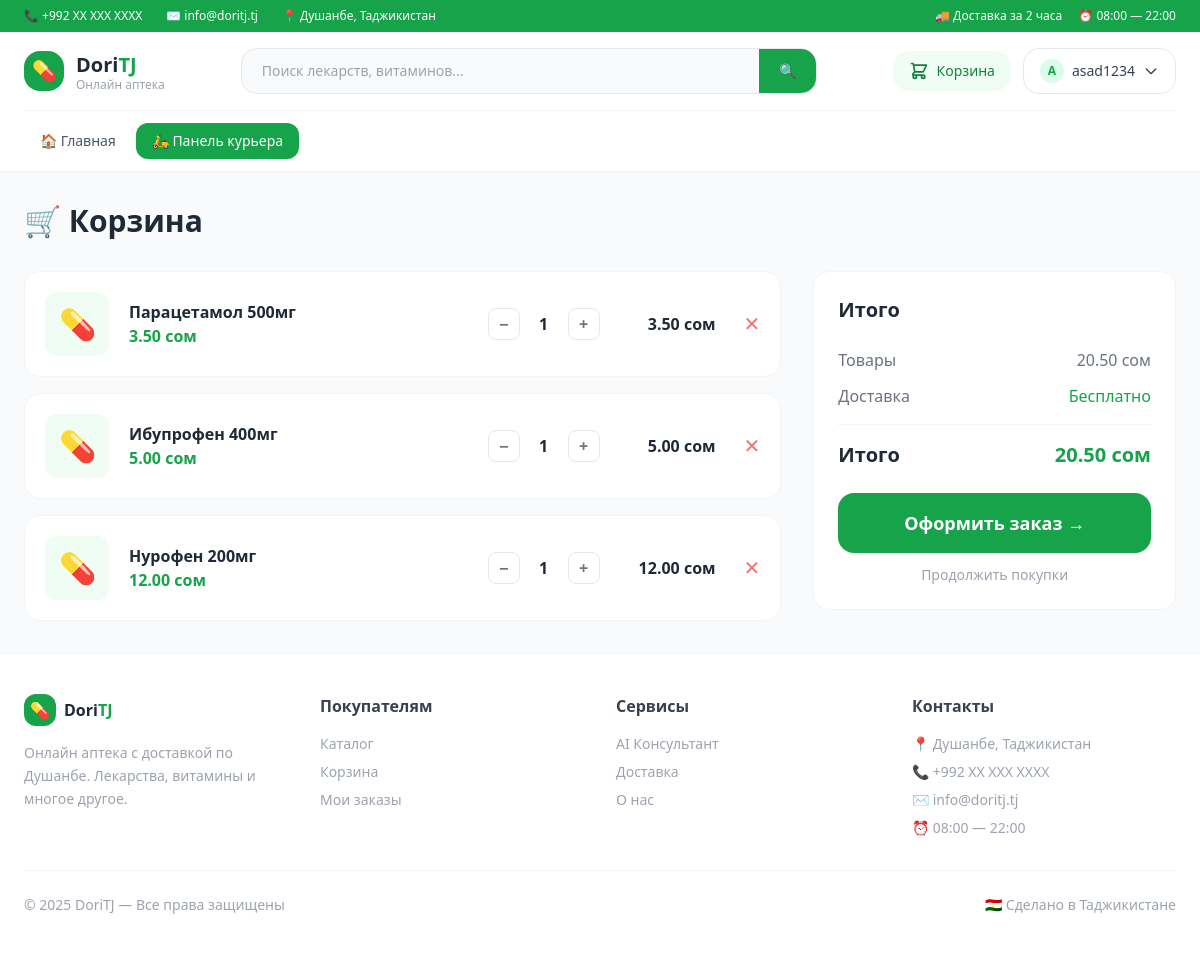
The app's page /orders/cart/ (signed in) with its own data.
### accounts/models.py (models this page shows, shortened)
class User(AbstractUser):
    phone = models.CharField(max_length=20, blank=True)
    address = models.TextField(blank=True)
    birth_date = models.DateField(null=True, blank=True)
    avatar = models.ImageField(upload_to='avatars/', blank=True)
    age = models.PositiveIntegerField(null=True, blank=True)
    is_courier = models.BooleanField(default=False)
    is_manager = models.BooleanField(default=False)

### orders/models.py (models this page shows)
class CartItem(models.Model):
    cart = models.ForeignKey(Cart, on_delete=models.CASCADE)
    product = models.ForeignKey(Product, on_delete=models.CASCADE)
    quantity = models.PositiveIntegerField(default=1)

### products/models.py (models this page shows, shortened)
class Product(models.Model):
    category = models.ForeignKey(Category, on_delete=models.CASCADE)
    manufacturer = models.ForeignKey(Manufacturer, on_delete=models.SET_NULL, null=True)
    name = models.CharField(max_length=200)
    description = models.TextField(blank=True)
    price = models.DecimalField(max_digits=10, decimal_places=2)
    stock = models.PositiveIntegerField(default=0)
    image = models.ImageField(upload_to='products/', blank=True, null=True)
    is_prescription = models.BooleanField(default=False)
    active_substance = models.CharField(max_length=200, blank=True)
    created_at = models.DateTimeField(auto_now_add=True)
    is_deleted = models.BooleanField(default=False)

### orders/views.py (the view)
# urls.py: path('cart/', views.cart_view, name='cart'),
@login_required
def cart_view(request):
    cart, _ = Cart.objects.get_or_create(user=request.user)
    items = CartItem.objects.filter(cart=cart).select_related('product')
    total = sum(item.product.price * item.quantity for item in items)
    return render(request, 'cart.html', {
        'items': items,
        'total': total
    })

### accounts/backend.py (called while the page is built)
    def get_user(self, user_id):
        try:
            return User.objects.get(pk=user_id)
        except User.DoesNotExist:
            return None

### templates/cart.html (shortened to what this page needs)
{% extends 'base.html' %}
{% block content %}
<h1 class="text-3xl font-bold text-gray-800 mb-8">🛒 Корзина</h1>
{% if items %}
<div class="grid md:grid-cols-3 gap-8">
    <div class="md:col-span-2 space-y-4">
        {% for item in items %}
        <div class="bg-white rounded-2xl border border-gray-100 p-5 flex items-center gap-5">
            <div class="bg-green-50 w-16 h-16 rounded-xl flex items-center justify-center text-3xl flex-shrink-0">
                {% if item.product.image %}
                    <img src="{{ item.product.image.url }}" class="w-full h-full object-cover rounded-xl">
                {% else %}💊{% endif %}
            </div>
            <div class="flex-1">
                <h3 class="font-semibold text-gray-800">{{ item.product.name }}</h3>
                <p class="text-green-600 font-bold">{{ item.product.price }} сом</p>
            </div>
            <form method="POST" action="/orders/cart/update/{{ item.pk }}/" class="flex items-center gap-2">
                <button type="submit" name="quantity" value="{{ item.quantity|add:"-1" }}"
                        class="w-8 h-8 rounded-lg border border-gray-200 text-gray-500 hover:border-green-400 hover:text-green-600 transition flex items-center justify-center font-bold">−</button>
                <span class="w-8 text-center font-bold">{{ item.quantity }}</span>
                <button type="submit" name="quantity" value="{{ item.quantity|add:"1" }}"
                        class="w-8 h-8 rounded-lg border border-gray-200 text-gray-500 hover:border-green-400 hover:text-green-600 transition flex items-center justify-center font-bold">+</button>
            </form>
            <p class="font-bold text-gray-800 w-24 text-right">{{ item.product.price }} сом</p>
            <a href="/orders/cart/remove/{{ item.pk }}/" class="text-red-400 hover:text-red-600 transition text-xl ml-2">✕</a>
        </div>
        {% endfor %}
    </div>
    <div class="bg-white rounded-2xl border border-gray-100 p-6 h-fit sticky top-24">
        <h2 class="text-xl font-bold text-gray-800 mb-6">Итого</h2>
        <div class="flex justify-between text-gray-500 mb-3">
            <span>Товары</span><span>{{ total }} сом</span>
        </div>
        <div class="flex justify-between text-gray-500 mb-3">
            <span>Доставка</span><span class="text-green-600">Бесплатно</span>
        </div>
        <div class="border-t border-gray-100 pt-4 mt-4 flex justify-between font-bold text-xl">
            <span>Итого</span><span class="text-green-600">{{ total }} сом</span>
        </div>
        <a href="/orders/checkout/"
           class="block w-full text-center bg-green-600 text-white font-bold py-4 rounded-2xl hover:bg-green-700 transition mt-6 text-lg">
            Оформить заказ →
        </a>
        <a href="/catalog/" class="block text-center text-gray-400 text-sm mt-3 hover:text-gray-600">Продолжить покупки</a>
    </div>
</div>
{% endif %}
{% endblock %}

### templates/base.html (shortened to what this page needs)
<!DOCTYPE html>
<html lang="ru">
<head>
    <script src="https://cdn.tailwindcss.com"></script>
</head>
<body class="bg-gray-50 text-gray-800 min-h-screen flex flex-col">
<div class="bg-green-600 text-white text-xs py-2 px-6">
    <div class="max-w-7xl mx-auto flex items-center justify-between">
        <div class="flex items-center gap-6">
            <span>📞 +992 XX XXX XXXX</span>
            <span>✉️ info@doritj.tj</span>
            <span>📍 Душанбе, Таджикистан</span>
        </div>
        <div class="flex items-center gap-4">
            <span>🚚 Доставка за 2 часа</span>
            <span>⏰ 08:00 — 22:00</span>
        </div>
    </div>
</div>
<header class="bg-white shadow-sm sticky top-0 z-50">
    <div class="max-w-7xl mx-auto px-6">
        <div class="flex items-center justify-between py-4 border-b border-gray-100">
            <a href="{% url 'home' %}" class="flex items-center gap-3">
                <div class="w-10 h-10 bg-green-600 rounded-2xl flex items-center justify-center text-white text-xl">
                    💊
                </div>
                <div>
                    <span class="text-xl font-extrabold text-gray-800">Dori</span><span class="text-xl font-extrabold text-green-600">TJ</span>
                    <p class="text-xs text-gray-400 leading-none">Онлайн аптека</p>
                </div>
            </a>
            <form method="GET" action="{% url 'catalog' %}"
                  class="hidden md:flex flex-1 max-w-xl mx-8">
                <div class="flex w-full bg-gray-50 border border-gray-200 rounded-2xl overflow-hidden focus-within:border-green-400 focus-within:bg-white transition">
                    <input type="text" name="search"
                           placeholder="Поиск лекарств, витаминов..."
                           class="flex-1 bg-transparent px-5 py-3 text-sm focus:outline-none">
                    <button type="submit"
                            class="bg-green-600 text-white px-5 py-3 hover:bg-green-700 transition text-sm font-medium">
                        🔍
                    </button>
                </div>
            </form>
            <div class="flex items-center gap-3">
                {% if user.is_authenticated %}
                <a href="{% url 'cart' %}"
                   class="relative flex items-center gap-2 bg-green-50 text-green-700 px-4 py-2.5 rounded-2xl hover:bg-green-100 transition">
                    <svg class="w-5 h-5" fill="none" stroke="currentColor" viewBox="0 0 24 24">
                        <path stroke-linecap="round" stroke-linejoin="round" stroke-width="2"
                            d="M3 3h2l.4 2M7 13h10l4-8H5.4M7 13L5.4 5M7 13l-2.293 2.293c-.63.63-.184 1.707.707 1.707H17m0 0a2 2 0 100 4 2 2 0 000-4zm-8 2a2 2 0 11-4 0 2 2 0 014 0z"/>
                    </svg>
                    <span class="text-sm font-medium">Корзина</span>
                </a>
                <div class="relative group">
                    <button class="flex items-center gap-2 border border-gray-200 px-4 py-2.5 rounded-2xl text-sm font-medium text-gray-700 hover:border-green-400 hover:text-green-600 transition">
                        {% if user.avatar %}
                            <img src="{{ user.avatar.url }}" class="w-6 h-6 rounded-full object-cover">
                        {% else %}
                            <div class="w-6 h-6 rounded-full bg-green-100 flex items-center justify-center text-green-600 text-xs font-bold">
                                {{ user.username|first|upper }}
                            </div>
                        {% endif %}
                        {{ user.username }}
                        <svg class="w-4 h-4" fill="none" stroke="currentColor" viewBox="0 0 24 24">
                            <path stroke-linecap="round" stroke-linejoin="round" stroke-width="2" d="M19 9l-7 7-7-7"/>
                        </svg>
                    </button>
                </div>
                {% endif %}
            </div>
        </div>
        {% if user.is_authenticated %}
        <nav class="flex items-center gap-1 py-3">
            <a href="{% url 'home' %}"
               class="px-4 py-2 rounded-xl text-sm font-medium text-gray-600 hover:bg-green-50 hover:text-green-600 transition">
                🏠 Главная
            </a>
            {% if user.is_courier %}
                <a href="{% url 'courier_dashboard' %}"
                   class="px-4 py-2 rounded-xl text-sm font-medium bg-green-600 text-white hover:bg-green-700 transition">
                    🛵 Панель курьера
                </a>
            {% endif %}
        </nav>
    {% endif %}
    </div>
</header>
<main class="max-w-7xl mx-auto px-6 py-8 flex-1 w-full">
    {% block content %}{% endblock %}
</main>
<footer class="bg-white border-t border-gray-100 mt-auto">
    <div class="max-w-7xl mx-auto px-6 py-10">
        <div class="grid grid-cols-1 md:grid-cols-4 gap-8 mb-8">
            <div>
                <div class="flex items-center gap-2 mb-4">
                    <div class="w-8 h-8 bg-green-600 rounded-xl flex items-center justify-center text-white">💊</div>
                    <span class="font-extrabold text-gray-800">Dori<span class="text-green-600">TJ</span></span>
                </div>
                <p class="text-gray-400 text-sm leading-relaxed">Онлайн аптека с доставкой по Душанбе. Лекарства, витамины и многое другое.</p>
            </div>
            <div>
                <h4 class="font-bold text-gray-700 mb-4">Покупателям</h4>
                <ul class="space-y-2 text-sm text-gray-400">
                    <li><a href="{% url 'catalog' %}" class="hover:text-green-600 transition">Каталог</a></li>
                    <li><a href="{% url 'cart' %}" class="hover:text-green-600 transition">Корзина</a></li>
                    <li><a href="{% url 'my_orders' %}" class="hover:text-green-600 transition">Мои заказы</a></li>
                </ul>
            </div>
            <div>
                <h4 class="font-bold text-gray-700 mb-4">Сервисы</h4>
                <ul class="space-y-2 text-sm text-gray-400">
                    <li><a href="{% url 'consultant' %}" class="hover:text-green-600 transition">AI Консультант</a></li>
                    <li><a href="#" class="hover:text-green-600 transition">Доставка</a></li>
                    <li><a href="#" class="hover:text-green-600 transition">О нас</a></li>
                </ul>
            </div>
            <div>
                <h4 class="font-bold text-gray-700 mb-4">Контакты</h4>
                <ul class="space-y-2 text-sm text-gray-400">
                    <li>📍 Душанбе, Таджикистан</li>
                    <li>📞 +992 XX XXX XXXX</li>
                    <li>✉️ info@doritj.tj</li>
                    <li>⏰ 08:00 — 22:00</li>
                </ul>
            </div>
        </div>
        <div class="border-t border-gray-100 pt-6 flex items-center justify-between text-sm text-gray-400">
            <span>© 2025 DoriTJ — Все права защищены</span>
            <span>🇹🇯 Сделано в Таджикистане</span>
        </div>
    </div>
</footer>
</body>
</html>

### records on screen
User: username|first "A", username "asad1234"
CartItem: product.name "Парацетамол 500мг", product.price "3.50", quantity "1"
CartItem: product.name "Ибупрофен 400мг", product.price "5.00", quantity "1"
CartItem: product.name "Нурофен 200мг", product.price "12.00", quantity "1"

### other values on screen
{{ total }} "20.50"
